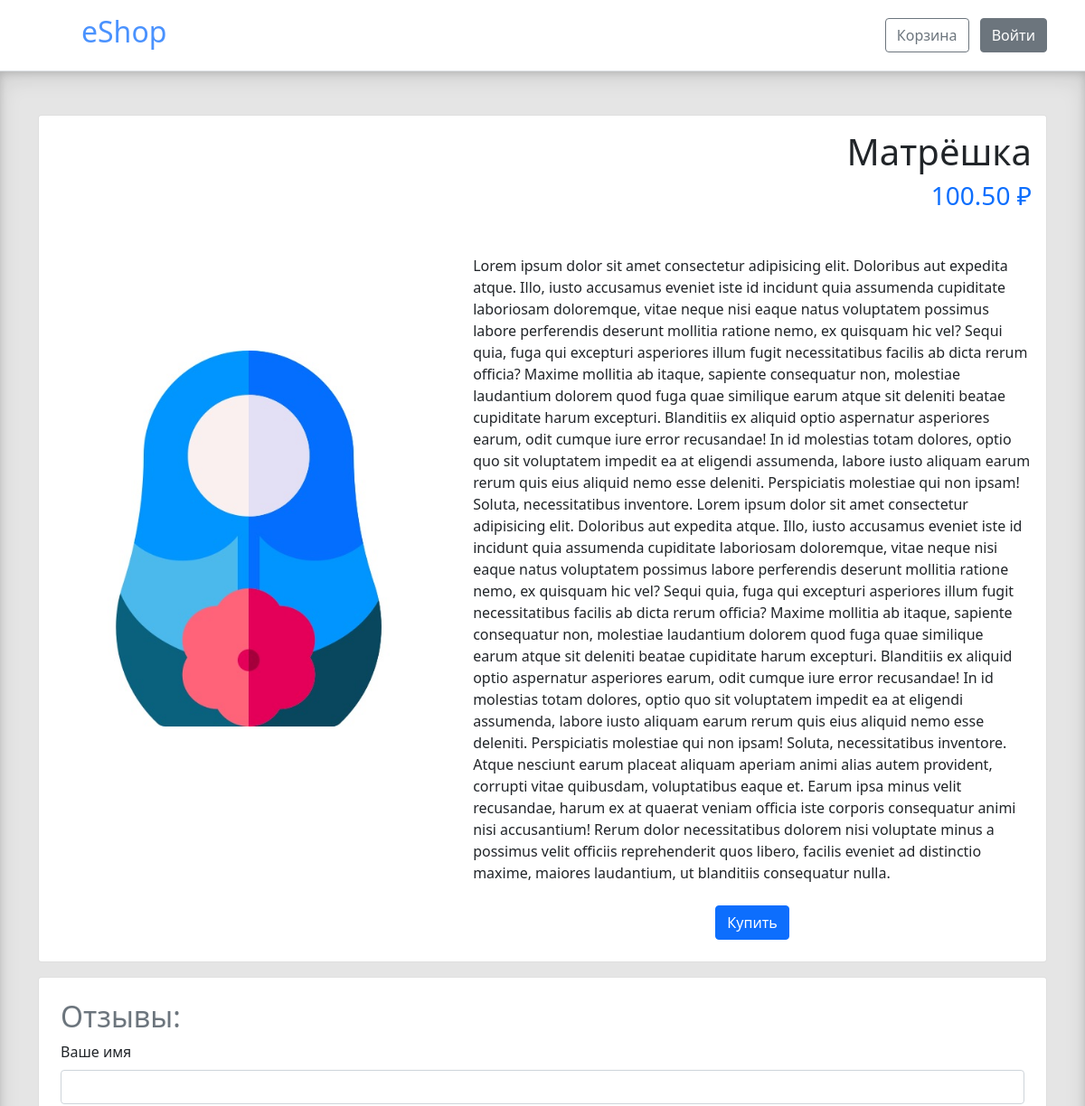
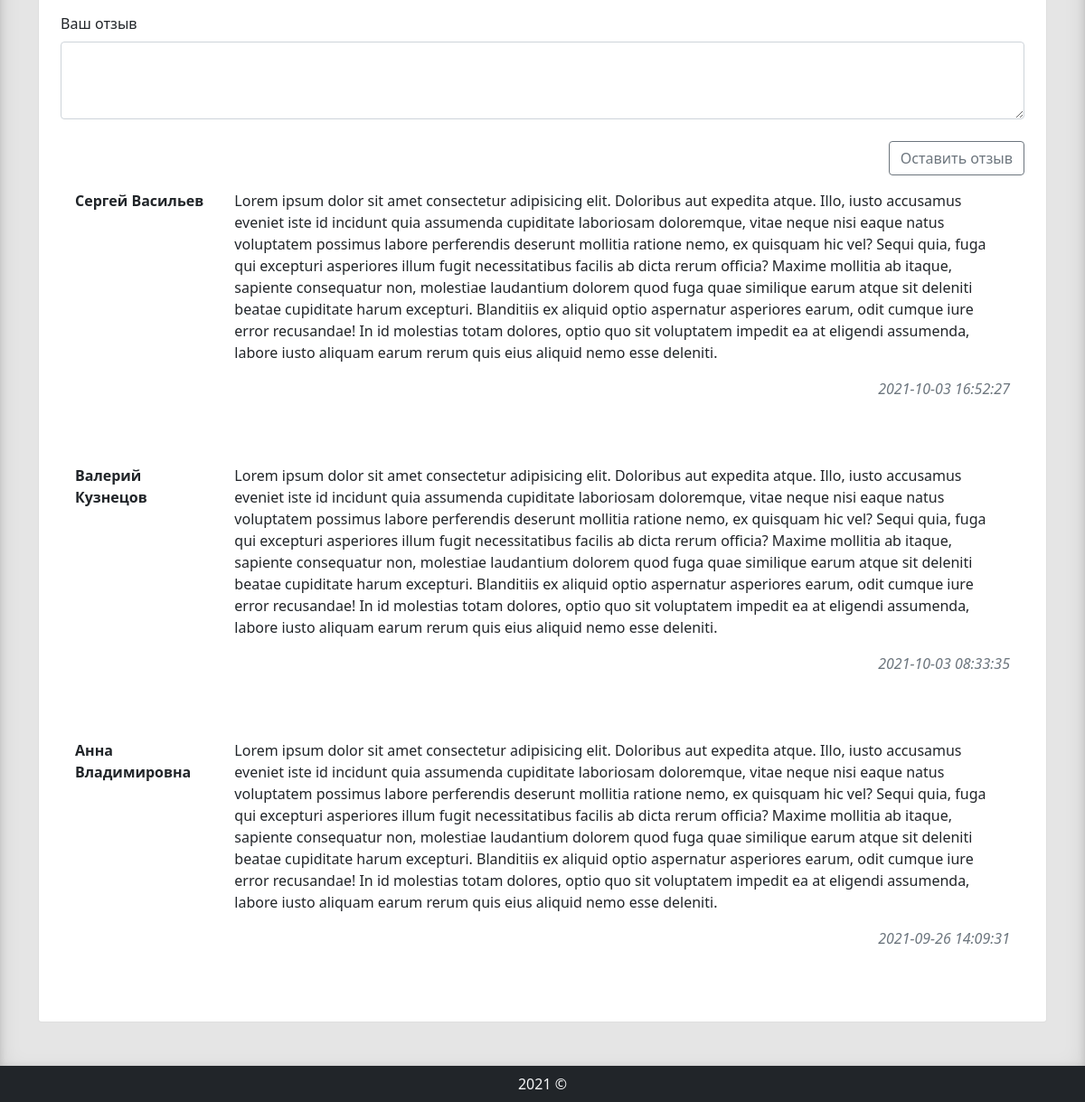
/layouts/good/?id=2, run on the app's committed database (2 pictures, top to bottom).
### tables this page shows
CREATE TABLE `goods` (
  `id` int(11) NOT NULL,
  `title` varchar(255) NOT NULL,
  `price` decimal(10,2) NOT NULL,
  `img` varchar(255) NOT NULL,
  `description` text
);

CREATE TABLE `reviews` (
  `id` int(11) NOT NULL,
  `name` varchar(255) NOT NULL,
  `review` text NOT NULL,
  `date` timestamp NOT NULL DEFAULT CURRENT_TIMESTAMP
);

### template/main.php (called while the page is built)
<?php
include_once $_SERVER['DOCUMENT_ROOT'] . '/template/header.php';
include $content;
include $_SERVER['DOCUMENT_ROOT'] . '/template/footer.php';

### layouts/good/index.php (called while the page is built, shortened)
<?php
include_once $_SERVER['DOCUMENT_ROOT'] . '/controllers/good.php';
include_once $_SERVER['DOCUMENT_ROOT'] . '/controllers/reviews.php';
$content = $_SERVER['DOCUMENT_ROOT'] . '/views/good.php';
include_once $_SERVER['DOCUMENT_ROOT'] . '/template/main.php';

### controllers/good.php (called while the page is built)
<?php
include_once $_SERVER['DOCUMENT_ROOT'] . '/models/good.php';
if (isset($_GET['id'])) {
    $id = (int)$_GET['id'];
    $good = getGood($id, $connect);
}

### models/good.php (called while the page is built, shortened)
<?php
function getGood($id, $connect)
{
    $sql = "SELECT * FROM goods WHERE id='$id'";
    $result = mysqli_query($connect, $sql);
    $good = mysqli_fetch_assoc($result);
    return $good;
}

### models/reviews.php (called while the page is built, shortened)
<?php
function getReviews($connect)
{
    $reviews = [];
    $sql = "SELECT * FROM reviews ORDER BY `id` DESC";
    $result = mysqli_query($connect, $sql);
    while ($row = mysqli_fetch_assoc($result)) {
        $reviews[] = $row;
    }
    return $reviews;
}

### controllers/reviews.php (called while the page is built, shortened)
<?php
include_once $_SERVER['DOCUMENT_ROOT'] . '/models/reviews.php';
$reviews = getReviews($connect);

### views/good.php (the view)
<div class="card mb-3">
    <div class="row g-0">
        <div class="col-md-5 p-4 d-flex align-items-center">
            <img src="/img/big/<?= $good['img']?>" class="img-fluid rounded mx-auto d-block" alt="<?= $good['img']?>">
        </div>
        <div class="col-md-7">
            <div class="card-body">
                <h1 class="card-title text-end"><?= $good['title']?></h1>
                <h3 class="card-title text-end text-primary mb-5"><?= $good['price']?>  ₽</h3>
                <p class="card-text"><?= $good['description']?></p>
                <div class="d-flex justify-content-center">
                    <a href="../../controllers/cart.php?id=<?= $good['id']?>"  type="button" class="btn btn-primary my-2">Купить</a>
                </div>
            </div>
        </div>
    </div>
</div>
<div class="card p-4">
    <h2 class="text-secondary">Отзывы:</h2>
    <form action="../../controllers/reviews.php?id=<?= $id?>" method="POST">
        <div class="mb-3">
            <label for="exampleFormControlInput1" class="form-label">Ваше имя</label>
            <input type="text" class="form-control" id="exampleFormControlInput1" name="name" required>
        </div>
        <div class="mb-4">
            <label for="exampleFormControlTextarea1" class="form-label">Ваш отзыв</label>
            <textarea class="form-control" id="exampleFormControlTextarea1" rows="3" name="review" required></textarea>
        </div>
        <div class="d-flex justify-content-end">
            <button class="btn btn-outline-secondary" name="upload" type="submit">Оставить отзыв</button>
        </div>
    </form>
    <?php if (!empty($reviews)):?>
        <?php foreach ($reviews as $review):?>
            <dl class="row p-3">
                <dt class="col-lg-2"><?= $review['name']?></dt>
                <dd class="col-lg-10">
                    <p><?= $review['review']?></p>
                    <p class="text-secondary text-end"><em><?= $review['date']?></em></p>
                </dd>
            </dl>
        <?php endforeach;?>
    <?php else:?>
        <div class="alert alert-secondary text-center mt-3" role="alert">
            Нет отзывов о товаре!
        </div>
    <?php endif;?>
</div>

### template/header.php (style rules this page uses)
body { min-height: 100vh; display: grid; grid-template: minmax(auto, auto) 1fr minmax(auto, auto) / 1fr; }

### data on the page
goods: img (picture), title "Матрёшка", price "100.50", description "Lorem ipsum dolor sit amet consectetur adipisicing elit. Doloribus aut expedita atque. Illo, iusto accusamus eveniet iste id incidunt quia assumenda cupiditate laboriosam doloremque, vitae neque nisi eaque natus voluptatem possimus labore perferendis deserunt mollitia ratione nemo, ex quisquam hic vel? Sequi quia, fuga qui excepturi asperiores illum fugit necessitatibus facilis ab dicta rerum officia? Maxime mollitia ab itaque, sapiente consequatur non, molestiae laudantium dolorem quod fuga quae similique earum atque sit deleniti beatae cupiditate harum excepturi. Blanditiis ex aliquid optio aspernatur asperiores earum, odit cumque iure error recusandae! In id molestias totam dolores,…"
reviews: name "Сергей Васильев", review "Lorem ipsum dolor sit amet consectetur adipisicing elit. Doloribus aut expedita atque. Illo, iusto accusamus eveniet iste id incidunt quia assumenda cupiditate laboriosam doloremque, vitae neque nisi eaque natus voluptatem possimus labore perferendis deserunt mollitia ratione nemo, ex quisquam hic vel? Sequi quia, fuga qui excepturi asperiores illum fugit necessitatibus facilis ab dicta rerum officia? Maxime mollitia ab itaque, sapiente consequatur non, molestiae laudantium dolorem quod fuga quae similique earum atque sit deleniti beatae cupiditate harum excepturi. Blanditiis ex aliquid optio aspernatur asperiores earum, odit cumque iure error recusandae! In id molestias totam dolores,…", date "2021-10-03 16:52:27"
reviews: name "Валерий Кузнецов", review "Lorem ipsum dolor sit amet consectetur adipisicing elit. Doloribus aut expedita atque. Illo, iusto accusamus eveniet iste id incidunt quia assumenda cupiditate laboriosam doloremque, vitae neque nisi eaque natus voluptatem possimus labore perferendis deserunt mollitia ratione nemo, ex quisquam hic vel? Sequi quia, fuga qui excepturi asperiores illum fugit necessitatibus facilis ab dicta rerum officia? Maxime mollitia ab itaque, sapiente consequatur non, molestiae laudantium dolorem quod fuga quae similique earum atque sit deleniti beatae cupiditate harum excepturi. Blanditiis ex aliquid optio aspernatur asperiores earum, odit cumque iure error recusandae! In id molestias totam dolores,…", date "2021-10-03 08:33:35"
reviews: name "Анна Владимировна", review "Lorem ipsum dolor sit amet consectetur adipisicing elit. Doloribus aut expedita atque. Illo, iusto accusamus eveniet iste id incidunt quia assumenda cupiditate laboriosam doloremque, vitae neque nisi eaque natus voluptatem possimus labore perferendis deserunt mollitia ratione nemo, ex quisquam hic vel? Sequi quia, fuga qui excepturi asperiores illum fugit necessitatibus facilis ab dicta rerum officia? Maxime mollitia ab itaque, sapiente consequatur non, molestiae laudantium dolorem quod fuga quae similique earum atque sit deleniti beatae cupiditate harum excepturi. Blanditiis ex aliquid optio aspernatur asperiores earum, odit cumque iure error recusandae! In id molestias totam dolores,…", date "2021-09-26 14:09:31"
